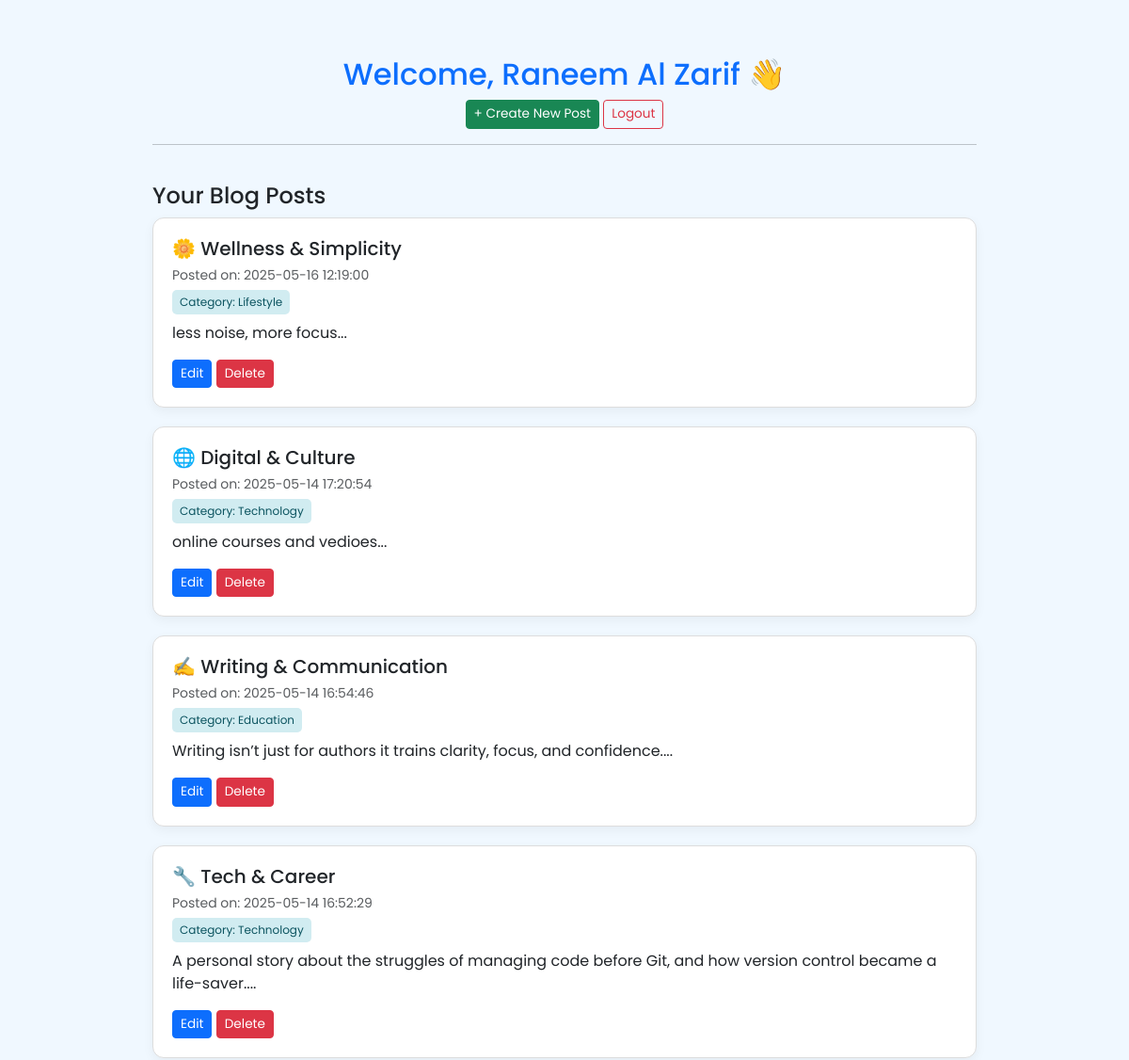
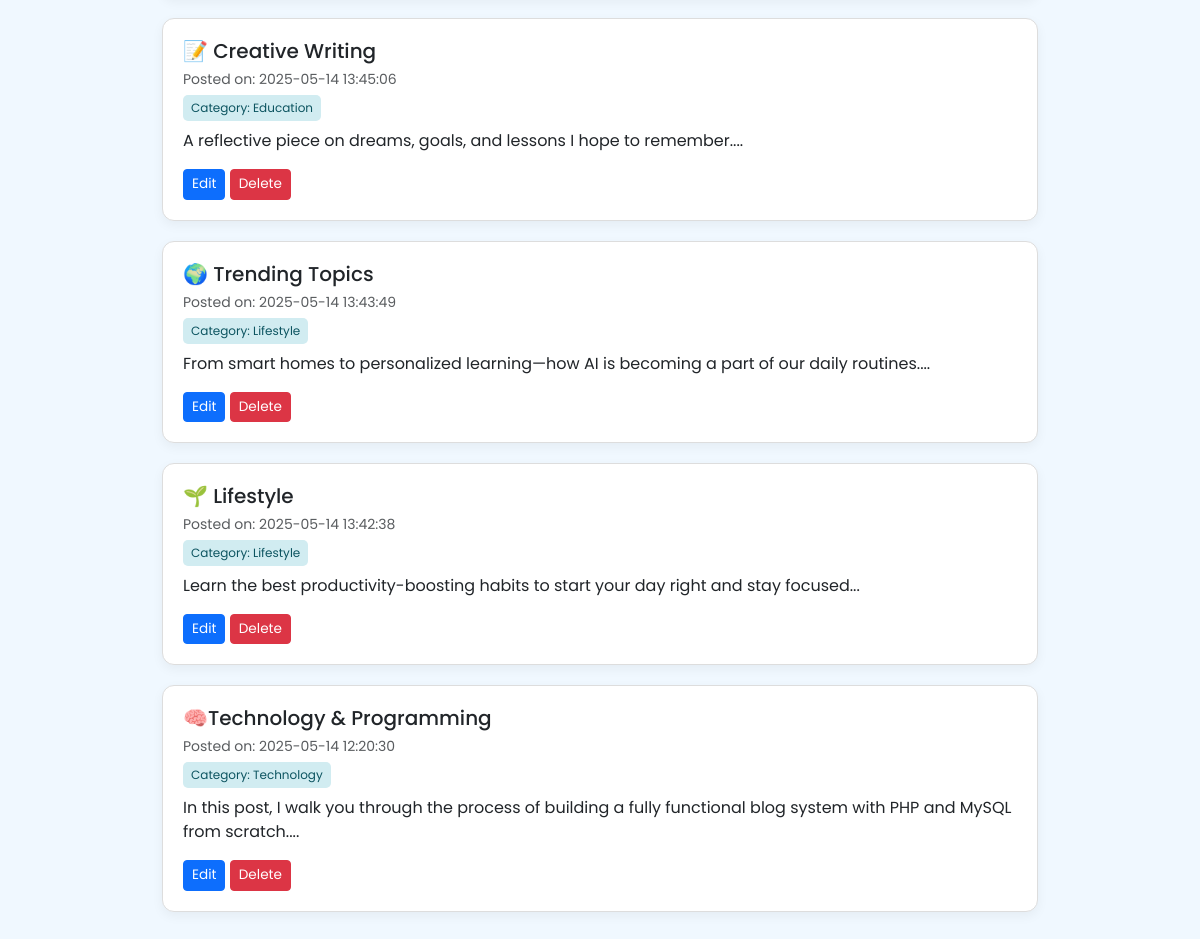
/dashboard.php (signed in), run on the app's committed database (2 pictures, top to bottom).
### tables this page shows
CREATE TABLE `posts` (
  `id` int(11) NOT NULL,
  `title` varchar(255) NOT NULL,
  `content` text NOT NULL,
  `author_id` int(11) NOT NULL,
  `created_at` timestamp NOT NULL DEFAULT current_timestamp(),
  `category_id` int(11) DEFAULT NULL,
  `image` varchar(255) DEFAULT NULL
);

CREATE TABLE `categories` (
  `id` int(11) NOT NULL,
  `name` varchar(100) NOT NULL
);

### dashboard.php (the view, shortened to what this page needs)
<?php
require_once 'connection.php';
$user_id = $_SESSION['user_id'];
$stmt = $conn->prepare("SELECT posts.id, posts.title, posts.content, posts.created_at, categories.name AS category_name
                        FROM posts
                        LEFT JOIN categories ON posts.category_id = categories.id
                        WHERE posts.author_id = ?
                        ORDER BY posts.created_at DESC");
$stmt->bind_param("i", $user_id);
$stmt->execute();
$result = $stmt->get_result();
?>
<!DOCTYPE html>
<html lang="en">
<head>
    <link href="https://cdn.jsdelivr.net/npm/bootstrap@5.3.3/dist/css/bootstrap.min.css" rel="stylesheet">
</head>
<body>
<div class="container dashboard-container">
    <div class="dashboard-header text-center">
        <h2 class="text-primary">Welcome, <?php echo htmlspecialchars($_SESSION['username']); ?> 👋</h2>
        <p>
            <a href="create_post.php" class="btn btn-success btn-sm">+ Create New Post</a>
            <a href="logout.php" class="btn btn-outline-danger btn-sm">Logout</a>
        </p>
        <hr>
    </div>
    <h4>Your Blog Posts</h4>
    <?php if ($result->num_rows > 0): ?>
        <?php while ($row = $result->fetch_assoc()): ?>
            <div class="post-card">
                <h5 class="mb-1"><?php echo htmlspecialchars($row['title']); ?></h5>
                <small class="text-muted">Posted on: <?php echo $row['created_at']; ?></small><br>
                <?php if (!empty($row['category_name'])): ?>
                    <span class="category-badge mt-1 d-inline-block">Category: <?php echo htmlspecialchars($row['category_name']); ?></span>
                <?php endif; ?>
                <p class="mt-2"><?php echo htmlspecialchars(substr($row['content'], 0, 120)); ?>...</p>
                <a href="edit_post.php?id=<?php echo $row['id']; ?>" class="btn btn-primary btn-sm">Edit</a>
                <a href="delete_post.php?id=<?php echo $row['id']; ?>" class="btn btn-danger btn-sm">Delete</a>
            </div>
        <?php endwhile; ?>
    <?php else: ?>
        <div class="alert alert-info">You have not written any posts yet.</div>
    <?php endif; ?>
</div>
</body>
</html>

### dashboard.php (style rules this page uses)
body { font-family: 'Poppins', sans-serif; background-color: #f0f8ff; }
.dashboard-container { max-width: 900px; margin: 60px auto; }
.post-card { border: 1px solid #ddd; border-radius: 12px; box-shadow: 0 4px 12px rgba(0, 0, 0, 0.05); padding: 20px; margin-bottom: 20px; background-color: white; }
.dashboard-header { margin-bottom: 40px; }
.btn-sm { font-size: 0.85rem; }
.category-badge { font-size: 0.75rem; background-color: #d1ecf1; color: #0c5460; padding: 4px 8px; border-radius: 5px; }

### data on the page
posts: title "🌼 Wellness & Simplicity", created_at "2025-05-16 12:19:00", category.name "Lifestyle", content "less noise, more focus"
posts: title "🌐 Digital & Culture", created_at "2025-05-14 17:20:54", category.name "Technology", content "online courses and vedioes"
posts: title "✍️ Writing & Communication", created_at "2025-05-14 16:54:46", category.name "Education", content "Writing isn’t just for authors it trains clarity, focus, and confidence."
posts: title "🔧 Tech & Career", created_at "2025-05-14 16:52:29", category.name "Technology", content "A personal story about the struggles of managing code before Git, and how version control became a life-saver."
posts: title "📝 Creative Writing", created_at "2025-05-14 13:45:06", category.name "Education", content "A reflective piece on dreams, goals, and lessons I hope to remember."
posts: title "🌍 Trending Topics", created_at "2025-05-14 13:43:49", category.name "Lifestyle", content "From smart homes to personalized learning—how AI is becoming a part of our daily routines."
posts: title "🌱 Lifestyle", created_at "2025-05-14 13:42:38", category.name "Lifestyle", content "Learn the best productivity-boosting habits to start your day right and stay focused"
posts: title "🧠Technology & Programming", created_at "2025-05-14 12:20:30", category.name "Technology", content "In this post, I walk you through the process of building a fully functional blog system with PHP and MySQL from scratch."

### other printed values
$_SESSION['username'] "Raneem Al Zarif"
